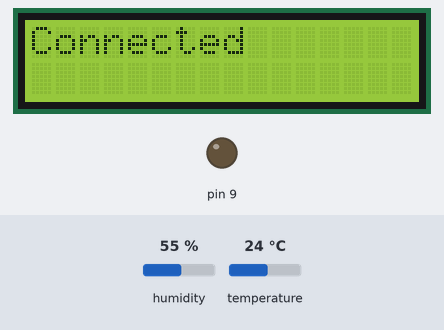
Simulated run of this sketch. Board: Arduino Uno, built with avr-gcc and run on an emulated ATmega328P. On the bench: 16×2 character LCD, output pins drawn as LEDs (lit = HIGH). The test bench sets the inputs (shaded band); at power-on: temperature 24 °C, humidity 55 %.

Above: at 0.1 s.
1.7 s: temperature set to 29 °C
At 5.0 s:
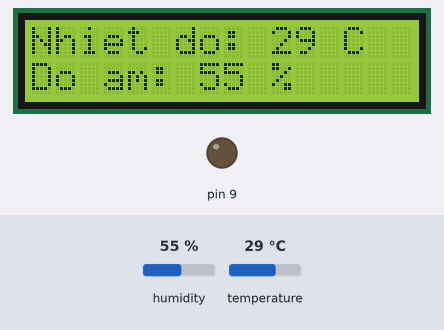
5.9 s: temperature set to 32 °C
At 9.8 s:
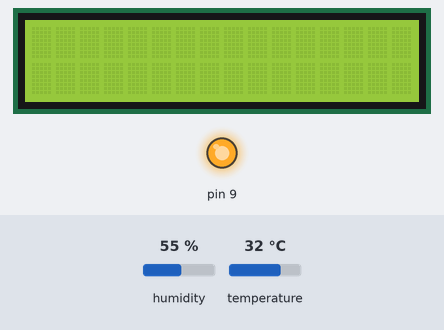
10.1 s: humidity set to 22 %
At 13.1 s:
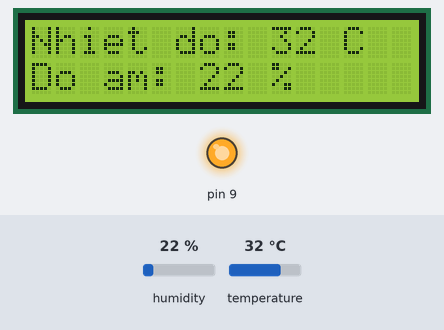
14.3 s: humidity set to 40 %
At 17.0 s:
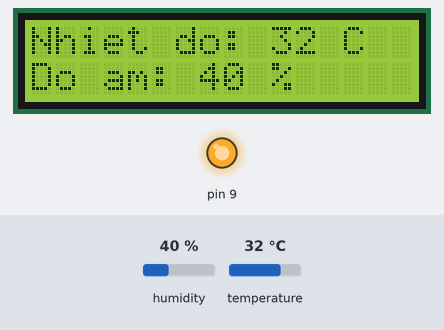
Timing chart, 0 to 18.5 s (numbered marks = the images above; inputs shaded):
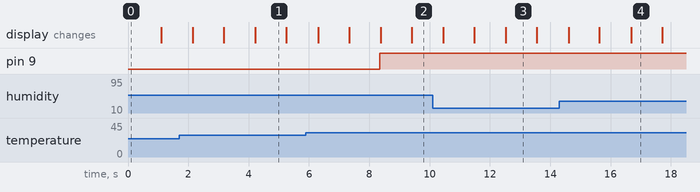

The sketch:

main.ino
```cpp
#include <Wire.h>
#include <LiquidCrystal_I2C.h>
#include <DHT11.h>

LiquidCrystal_I2C lcd(0x27,16,2);

#define DHTPIN 2
#define DHTTYPE DHT11

DHT11 dht11(2);

void setup() {
  Serial.begin(9600);
  lcd.init();
  lcd.backlight();
  lcd.setCursor(0,0);
  lcd.print("Connected");
  pinMode(9, OUTPUT);
}

void loop() {
  delay(1000);
  lcd.clear();

  //Lấy thông số nhiệt độ độ ẩm
  int h = dht11.readHumidity();
  int t = dht11.readTemperature();

  //Nếu Nhiệt độ lớn hơn 30 độ thì bật động cơ
  if(t > 30){
    digitalWrite(9,HIGH);
  }else{
    digitalWrite(9,LOW);
  }

  //Hiển thị Nhiệt độ (Kệ mấy dòng điều kiện ở if - else, chỉ quan tâm dòng lệnh nếu if đúng)
  if (t != DHT11::ERROR_CHECKSUM && t != DHT11::ERROR_TIMEOUT) {
    lcd.setCursor(0,0);
    lcd.print("Nhiet do: ");
    lcd.print(t);
    lcd.print(" C");
  } else {
    lcd.print(DHT11::getErrorString(t));
  }


  //Hiển thị Độ ẩm
  if (h != DHT11::ERROR_CHECKSUM && h != DHT11::ERROR_TIMEOUT) {
    lcd.setCursor(0,1);
    lcd.print("Do am: ");
    lcd.print(h);
    lcd.println(" %");
    } else {
    lcd.println(DHT11::getErrorString(h));
    }


}
```

Measured:
- the behaviour switches between 30 and 31 °C on temperature (found by bisection; images 1 and 2)
- after the input at 1.7 s, the display: first differs from a run without the input after 2.5 s (image 1)
- after the input at 5.9 s, pin 9: LOW → HIGH after 2.5 s; the display: first differs from a run without the input after 2.5 s (image 2 shows a later state)
- after the input at 10.1 s, the display: first differs from a run without the input after 2.4 s (image 3)
- after the input at 14.3 s, the display: first differs from a run without the input after 2.4 s (image 4)
- what the display in image 1 shows lasts 1.1 s, from 4.2 s to 5.3 s
